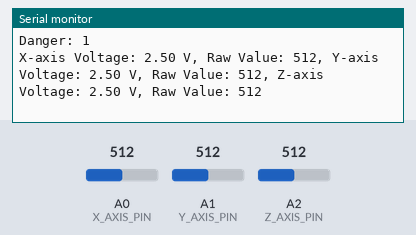
Bench run of a sketch on a simulated Arduino Uno, built with avr-gcc and run on an emulated ATmega328P. Shown: the last lines printed to the serial monitor. Inputs (shaded band) come from the test bench; at power-on: A0 (X_AXIS_PIN) = 512, A1 (Y_AXIS_PIN) = 512, A2 (Z_AXIS_PIN) = 512.

Above: at 1.3 s.
1.4 s: A0 (X_AXIS_PIN) set to 716
At 1.9 s:
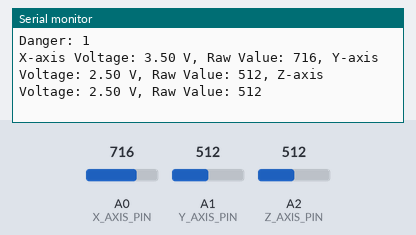
2.9 s: A1 (Y_AXIS_PIN) set to 716
At 3.5 s:
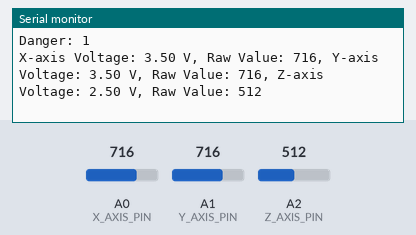
4.4 s: A2 (Z_AXIS_PIN) set to 716
At 4.9 s:
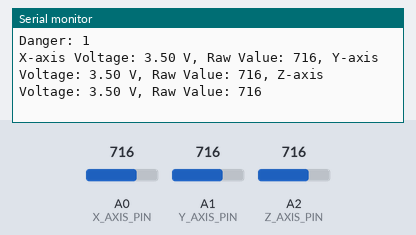
5.9 s: A0 (X_AXIS_PIN) set to 900
At 6.5 s:
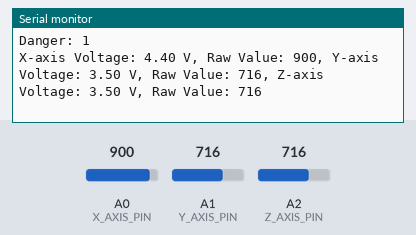
7.4 s: A1 (Y_AXIS_PIN) set to 900
At 8.0 s:
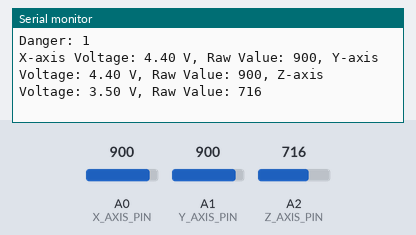
8.9 s: A2 (Z_AXIS_PIN) set to 900
At 9.5 s:
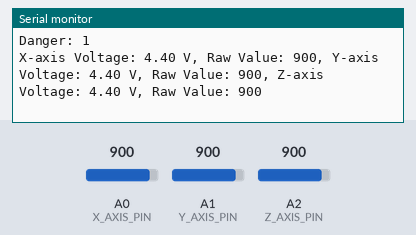
Timing chart, 0 to 11.4 s (numbered marks = the images above; inputs shaded):
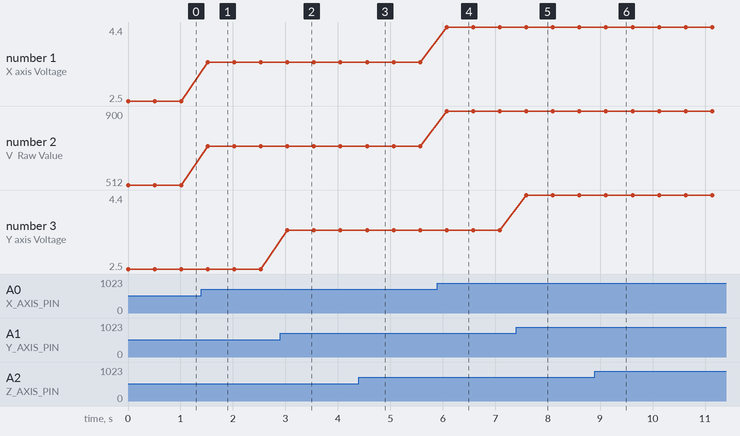

Measured:
- after the input at 1.4 s, the serial monitor: prints a new line after 0.12 s (image 1)
- after the input at 2.9 s, the serial monitor: prints a new line after 0.14 s (image 2)
- after the input at 4.4 s, the serial monitor: prints a new line after 0.16 s (image 3)
- after the input at 5.9 s, the serial monitor: prints a new line after 0.17 s (image 4)
- after the input at 7.4 s, the serial monitor: prints a new line after 0.19 s (image 5)
- after the input at 8.9 s, the serial monitor: prints a new line after 0.21 s (image 6)
- plotted number 1: 2.5 → 3.5 after the input at 1.4 s, 3.5 → 4.4 after the input at 5.9 s
- plotted number 2: 512 → 716 after the input at 1.4 s, 716 → 900 after the input at 5.9 s

The sketch:

Arduino_Uno.ino
```cpp
// Arduino Uno Code (ECU with GY-61)
#include <Wire.h>

#define X_AXIS_PIN A0  // GY-61 X-axis connected to A0
#define Y_AXIS_PIN A1  // GY-61 Y-axis connected to A1
#define Z_AXIS_PIN A2  // GY-61 Z-axis connected to A2

// Threshold for danger condition
#define VOLTAGE_THRESHOLD 2
#define I2C_ADDRESS 8  // I2C address of this device

int danger = 0;  // Initialize danger variable

void setup() {
  Serial.begin(115200);  // Start serial communication at 115200 baud
  Wire.begin(I2C_ADDRESS);  // Initialize I2C as slave with address 8
  Wire.onRequest(sendDanger);  // Register function to send danger value
}

void loop() {
  // Read raw analog values from the X, Y, and Z axes
  int xValue = analogRead(X_AXIS_PIN);
  int yValue = analogRead(Y_AXIS_PIN);
  int zValue = analogRead(Z_AXIS_PIN);

  // Convert raw analog values to voltages
  float xVoltage = (xValue * 5.0) / 1023.0; // For 10-bit ADC with 5V reference
  float yVoltage = (yValue * 5.0) / 1023.0;
  float zVoltage = (zValue * 5.0) / 1023.0;

  // Check for danger condition
  if (xVoltage > VOLTAGE_THRESHOLD || yVoltage > VOLTAGE_THRESHOLD || zVoltage > VOLTAGE_THRESHOLD) {
    danger = 1;
  } else {
    danger = 0;
  }

  // Print data to Serial Monitor (optional for debugging)
  Serial.print("Danger: ");
  Serial.println(danger);

  Serial.print("X-axis Voltage: ");
  Serial.print(xVoltage);
  Serial.print(" V, Raw Value: ");
  Serial.print(xValue);

  Serial.print(", Y-axis Voltage: ");
  Serial.print(yVoltage);
  Serial.print(" V, Raw Value: ");
  Serial.print(yValue);

  Serial.print(", Z-axis Voltage: ");
  Serial.print(zVoltage);
  Serial.print(" V, Raw Value: ");
  Serial.println(zValue);

  // Small delay for readability
  delay(500);
}

// Function to send danger value over I2C
void sendDanger() {
  Wire.write(danger);  // Send danger variable as a single byte
}
```
